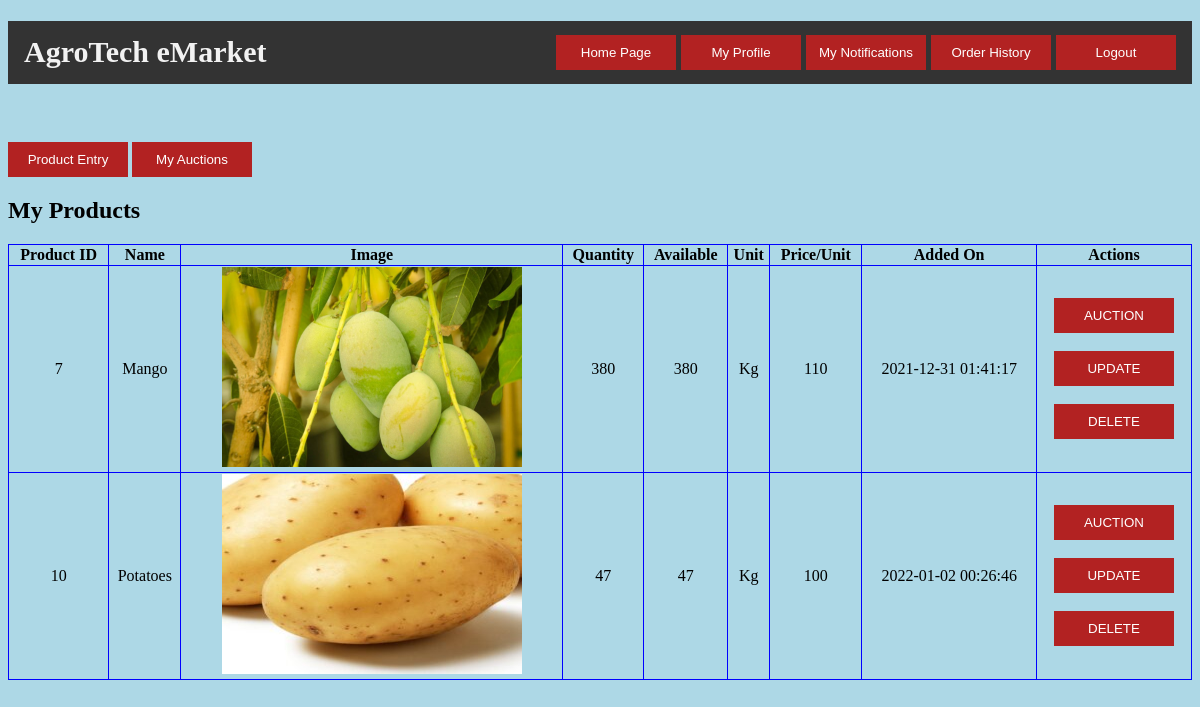
/myproduct.php (signed in), run on the app's committed database.
### tables this page shows
CREATE TABLE `product` (
  `p_id` int(10) NOT NULL,
  `productName` varchar(25) NOT NULL,
  `productImage` varchar(255) NOT NULL,
  `Quantity` int(10) NOT NULL,
  `Price_perUnit` int(10) NOT NULL,
  `Unit` varchar(10) NOT NULL,
  `Added_date` datetime NOT NULL,
  `f_username` varchar(25) NOT NULL,
  `AvailableQuantity` int(10) NOT NULL
);

### myproduct.php (the view, shortened to what this page needs)
<?php
    if(isset($_SESSION['username']) && !empty($_SESSION['username'])){
      ?>
      <!DOCTYPE html>
      <html>
          <head>
          </head>
          <body>
            <h1 class="header">
              <left>AgroTech eMarket</left>
              <right>
                <input id="button" type="button" value="Home Page" onclick="home()">
                <input id="button" type="button" value="My Profile" onclick="profile()">
                <input id="button" type="button" value="My Notifications" onclick="notification()">
                <input id="button" type="button" value="Order History" onclick="orderhistory()">
                <input type="button" id="button" value="Logout" onclick="logout();">
              </right>
            </h1>
                <br><br>
            <input type="button" id="button" value="Product Entry" onclick="product_entry();">
            <input type="button" id="button" value="My Auctions" onclick="bidRoom_entry();">
            <div>
              <h2>My Products</h2>
              <table id="p_table" class=".text">
                <thead>
                  <tr>
                    <th>Product ID</th>
                    <th>Name</th>
                    <th>Image</th>
                    <th>Quantity</th>
                    <th>Available</th>
                    <th>Unit</th>
                    <th>Price/Unit</th>
                    <th>Added On</th>
                    <th>Actions</th>
                  </tr>
                  <?php
                  try{
                    $conn=new PDO("mysql:host=localhost:3306;dbname=eMarket;", "root", "");
                    $conn->setAttribute(PDO::ATTR_ERRMODE, PDO::ERRMODE_EXCEPTION);
                    $sqlquary="SELECT* FROM product WHERE f_username = '$_SESSION[username]'";
                    $pdo_obj=$conn->query($sqlquary);
                    $table_data=$pdo_obj->fetchAll();
                    if($pdo_obj->rowCount() == 0){
                      ?>
                      <tr>
                        <td colspan="8">No Data</td>
                      </tr>
                      <?php
                    }
                    else{
                      foreach ($table_data as $row) {
                        ?>
                        <tr>
                          <td><?php echo $row['p_id'] ?></td>
                          <td><?php echo $row['productName'] ?></td>
                          <td><img src="<?php echo $row['productImage'] ?>" width="300" height="200"?> </td>
                          <td><?php echo $row['Quantity'] ?></td>
                          <td><?php echo $row['AvailableQuantity'] ?></td>
                          <td><?php echo $row['Unit'] ?></td>
                          <td><?php echo $row['Price_perUnit'] ?></td>
                          <td><?php echo $row['Added_date'] ?></td>
                          <td>
                          <?php
                            $p_id=$row['p_id'];
                            $sqlquary1="SELECT* FROM bid_room WHERE p_id = $p_id";
                            $pdo_obj1=$conn->query($sqlquary1);
                            if($pdo_obj1->rowCount() == 0){
                                ?>
                                <input type="button" id="button" value="AUCTION" onclick="add_to_auction(<?php echo $row['p_id'] ?>);">
                                <?php
                              }
                              ?>
                            <br><br>
                            <input type="button" id="button" value="UPDATE" onclick="update_data(<?php echo $row['p_id'] ?>);">
                            <br><br>
                            <input type="button" id="button" value="DELETE" onclick="delete_data(<?php echo $row['p_id'] ?>);">
                          </td>
                        </tr>
                        <?php
                      }
                    }
                  }
                  catch(PDOException $ex){
                    ?>
                        <tr>
                            <td colspan="8">No Products Available</td>
                        <tr>
                    <?php
                }
                   ?>
                </thead>
              </table>
            </div>
          </body>
      </html>
      <?php
    }
    else{
        ?>
        <script>location.assign("login.php");</script>
        <?php
    }
?>

### myproduct.php (style rules this page uses)
body { background-color: lightblue; }
#button { padding: 10px; width: 120px; color: white; background-color: FireBrick; border: none; }
#p_table { width: 100%; border: 1px solid blue; border-collapse: collapse; }
#p_table th, #p_table td { border: 1px solid blue; border-collapse: collapse; text-align: center; }
.header { background-color: #333; overflow: hidden; }
.header left { float: left; color: #f2f2f2; text-align: center; padding: 14px 16px; text-decoration: none; font-size: 30px; }
.header right { float: right; color: #f2f2f2; text-align: center; padding: 14px 16px; text-decoration: none; font-size: 20px; }

### data on the page
product: p_id "7", productName "Mango", productImage (picture), Quantity "380", AvailableQuantity "380", Unit "Kg", Price_perUnit "110", Added_date "2021-12-31 01:41:17"
product: p_id "10", productName "Potatoes", productImage (picture), Quantity "47", AvailableQuantity "47", Unit "Kg", Price_perUnit "100", Added_date "2022-01-02 00:26:46"
